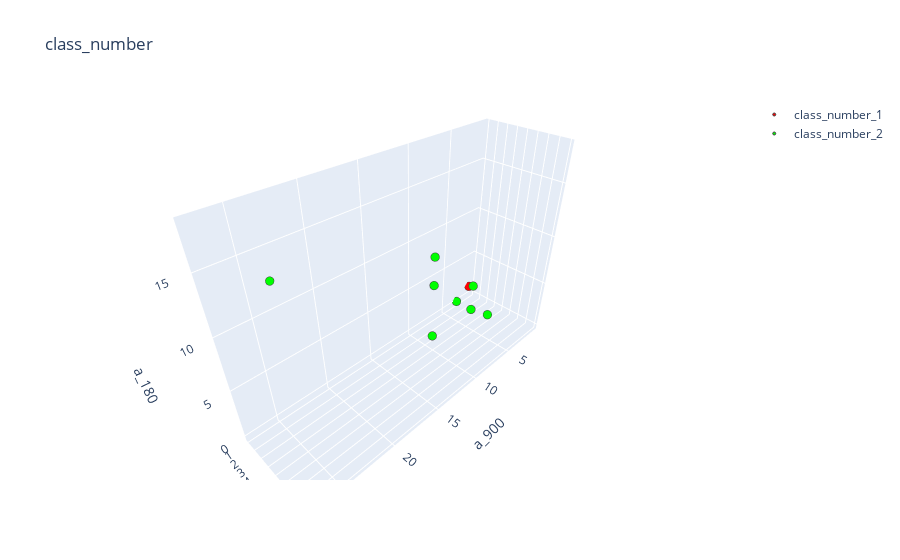

The cell this chart's notebook holds for it:
### Code cell
feature1 = 'a_900'
feature2 = 'a_100'
feature3 = 'a_180'

dr1 = go.Scatter3d(
    x=small_df_pd[small_df_pd['class_number'] == 1][feature1],
    y=small_df_pd[small_df_pd['class_number'] == 1][feature2],
    z=small_df_pd[small_df_pd['class_number'] == 1][feature3],
    mode='markers',
    marker = dict(size=3,
                  color='rgb(255,0,0)',
                  line=dict(width=1)),
    name ='class_number_1'
)
dr2 = go.Scatter3d(
    x=small_df_pd[small_df_pd['class_number'] == 2][feature1],
    y=small_df_pd[small_df_pd['class_number'] == 2][feature2],
    z=small_df_pd[small_df_pd['class_number'] == 2][feature3],
    mode='markers',
    marker = dict(size=3,
                  color='rgb(0,255,0)',
                  line=dict(width=1)),
    name ='class_number_2'
)
data = [dr1, dr2]
layout = go.Layout(
    title='class_number',
    scene = dict(
        xaxis = dict(title=feature1),
        yaxis = dict(title=feature2),
        zaxis = dict(title=feature3),)
)
fig = go.Figure(data=data, layout=layout)
py.iplot(fig, filename='class_number')

### Figure 1 — Plotly figure (JSON) as saved in the notebook; plotly's stock layout.template omitted (floating-point values rounded to 4 significant figures; data arrays with more than 128 entries replaced by an {"elided": "..."} marker saying what was removed)
{"data": [{"marker": {"color": "rgb(255,0,0)", "line": {"width": 1}, "size": 3}, "mode": "markers", "name": "class_number_1", "type": "scatter3d", "x": {"elided": "2016 int values"}, "y": {"elided": "2016 int values"}, "z": {"elided": "2016 int values"}}, {"marker": {"color": "rgb(0,255,0)", "line": {"width": 1}, "size": 3}, "mode": "markers", "name": "class_number_2", "type": "scatter3d", "x": {"elided": "1224 int values"}, "y": {"elided": "1224 int values"}, "z": {"elided": "1224 int values"}}], "layout": {"scene": {"xaxis": {"title": {"text": "a_900"}, "type": "linear"}, "yaxis": {"title": {"text": "a_100"}, "type": "linear"}, "zaxis": {"title": {"text": "a_180"}, "type": "linear"}, "aspectratio": {"x": 1.674, "y": 0.5152, "z": 1.159}, "aspectmode": "auto"}, "title": {"text": "class_number"}}}
